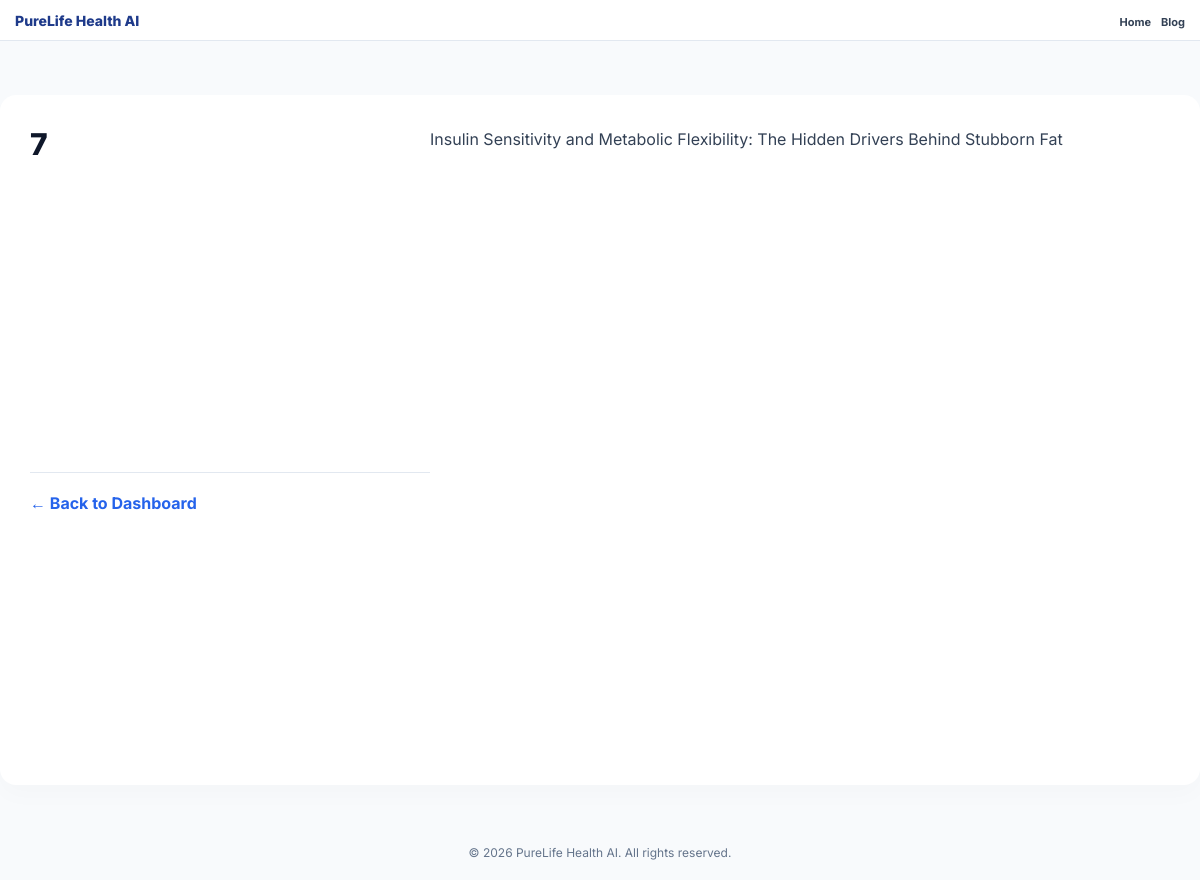
/blog/insulin-sensitivity-metabolic-flexibility-stubborn-fat, run on the app's committed database.
### tables this page shows
CREATE TABLE posts (
            id INTEGER PRIMARY KEY AUTOINCREMENT,
            title TEXT NOT NULL,
            slug TEXT UNIQUE NOT NULL,
            content TEXT NOT NULL,
            category TEXT NOT NULL,
            date_created TIMESTAMP DEFAULT CURRENT_TIMESTAMP
        );

### app.py (the view)
@app.route("/blog/<slug>")
def blog_post(slug):
    conn = sqlite3.connect(DB_PATH)
    conn.row_factory = sqlite3.Row
    c = conn.cursor()
    c.execute("SELECT * FROM posts WHERE slug=?", (slug,))
    post = c.fetchone()
    conn.close()
    if not post:
        return "<h1>Article Not Found</h1><a href="/">Go Back</a>", 404
    return render_template("post.html", post=post)

### templates/post.html (shortened to what this page needs)
<!DOCTYPE html>
<html lang="en">
<head>
    <link rel="stylesheet" href="{{ url_for('static', filename='css/style.css') }}">
</head>
<body style="background: #f8fafc;">
<nav class="navbar">
    <a href="/" class="nav-logo">PureLife Health AI</a>
    <ul class="nav-links">
        <li><a href="/">Home</a></li>
        <li><a href="/blog">Blog</a></li>
    </ul>
</nav>
<div class="main-container" style="max-width: 800px; margin: 40px auto; padding: 30px; background: white; border-radius: 16px; box-shadow: 0 10px 25px rgba(0,0,0,0.02);">
    <h1 style="font-size: 30px; font-weight: 800; color: #0f172a; line-height: 1.3; margin-bottom: 25px;">{{ post[0] }}</h1>
    <div class="article-content" style="font-size: 16px; color: #334155; line-height: 1.8;">
        {{ post[1] | safe }}
    </div>
    <div style="margin-top: 40px; padding-top: 20px; border-top: 1px solid #e2e8f0;">
        <a href="/" style="color: #2563eb; text-decoration: none; font-weight: 700;">&larr; Back to Dashboard</a>
    </div>
</div>
<footer style="text-align: center; padding: 20px; font-size: 12px; color: #64748b; margin-top: 40px;">
    <p>&copy; 2026 PureLife Health AI. All rights reserved.</p>
</footer>
</body>
</html>

### static/css/style.css (style rules this page uses)
* { margin:0; padding:0; box-sizing:border-box; font-family:'Inter',sans-serif; }
body { background:#eef4fb; padding:10px; padding-top: 65px; color: #0f172a; overflow-y: auto; transition: background-color 0.3s, color 0.3s; }
.navbar { position: fixed; top: 0; left: 0; width: 100%; background: white; border-bottom: 1px solid #e2e8f0; display: flex; justify-content: space-between; align-items: center; padding: 10px 15px; z-index: 10000; transition: background-color 0.3s, border-color 0.3s; }
.nav-logo { color: #1e3a8a; font-weight: 800; font-size: 14px; text-decoration: none; white-space: nowrap; }
.nav-links { display: flex; gap: 10px; list-style: none; align-items: center; }
.nav-links a { color: #334155; text-decoration: none; font-size: 11px; font-weight: 700; transition: 0.2s; }
.main-container { max-width: 500px; margin: auto; display: flex; flex-direction: column; gap: 15px; width: 100%; }
@media screen and (min-width: 701px) { body { margin: 0; padding: 0; padding-top: 55px; width: 100%; height: calc(100vh - 55px); overflow: hidden; background: #f8fafc; } }
@media screen and (min-width: 701px) { .main-container { max-width: 100% !important; width: 100vw; height: 100%; display: grid; grid-template-columns: 400px 1fr; gap: 0; } }

### data on the page
posts: id "7", title "Insulin Sensitivity and Metabolic Flexibility: The Hidden Drivers Behind Stubborn Fat"
